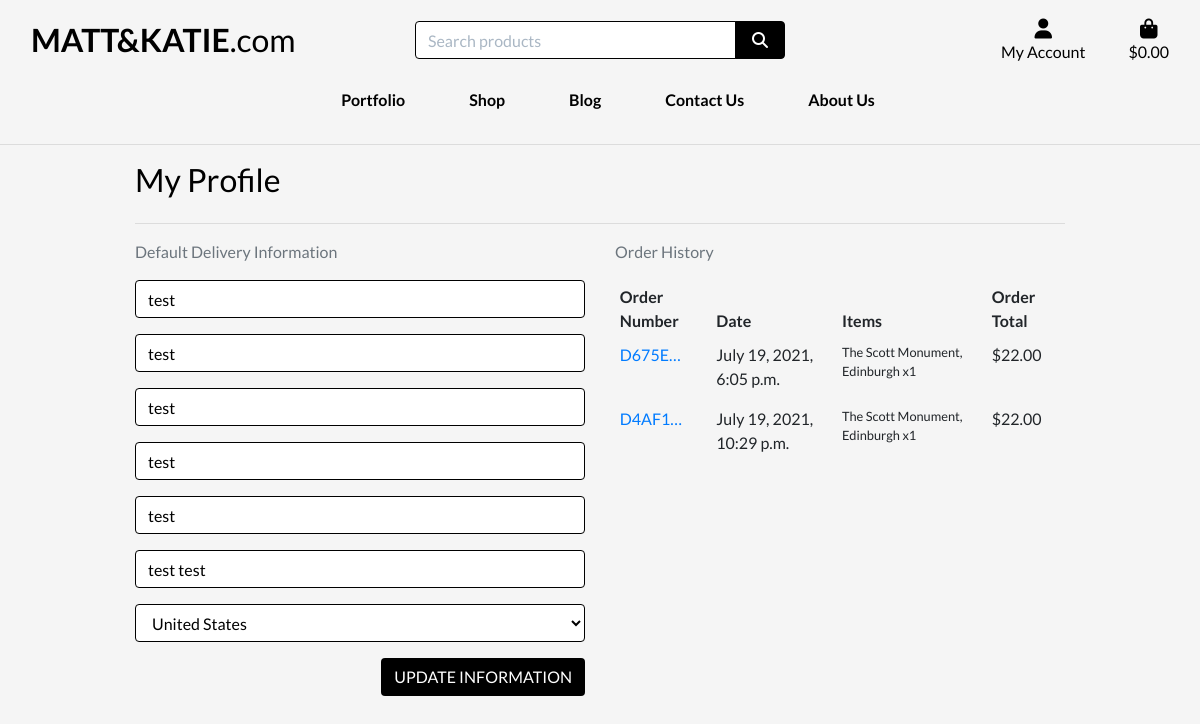
The app's page /profiles/ (signed in), older data.
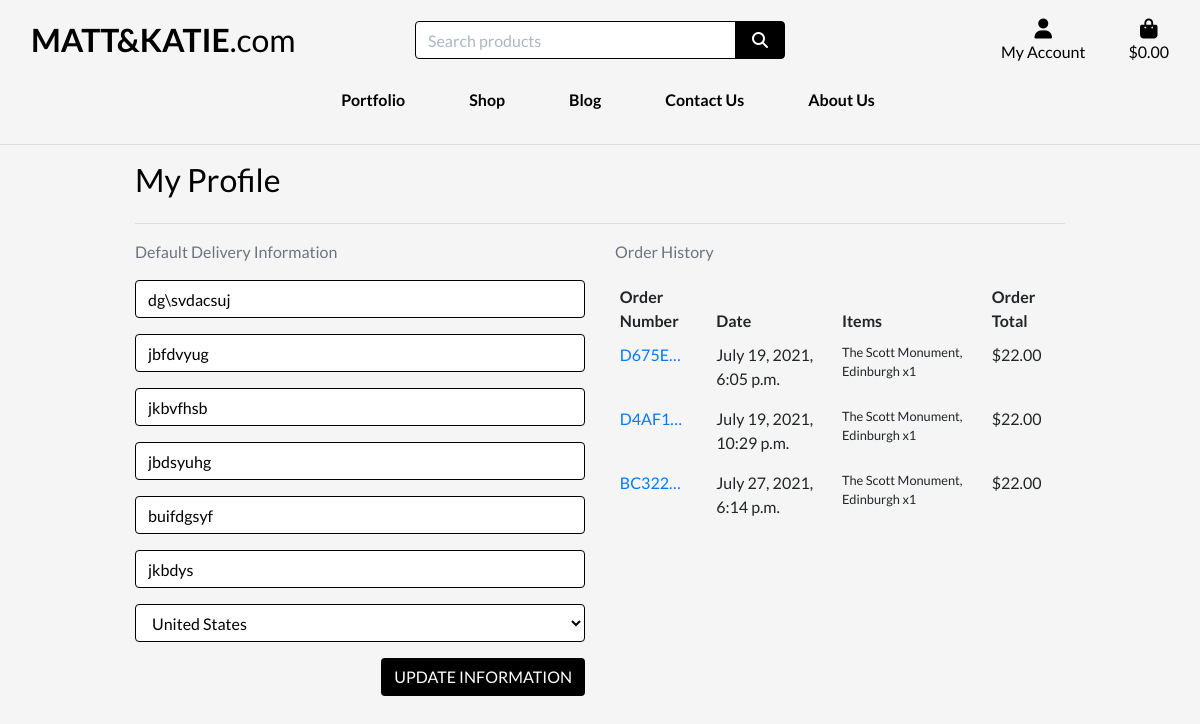
The same page, newer data.
### profiles/models.py (models this page shows, shortened)
class UserProfile(models.Model):
    user = models.OneToOneField(User, on_delete=models.CASCADE)
    default_phone_number = models.CharField(max_length=20, null=True, blank=True)
    default_street_address1 = models.CharField(max_length=80, null=True, blank=True)
    default_street_address2 = models.CharField(max_length=80, null=True, blank=True)
    default_town_or_city = models.CharField(max_length=40, null=True, blank=True)
    default_county = models.CharField(max_length=80, null=True, blank=True)
    default_postcode = models.CharField(max_length=20, null=True, blank=True)
    default_country = CountryField(blank_label='Country', null=True, blank=True)

### checkout/models.py (models this page shows, shortened)
class Order(models.Model):
    order_number = models.CharField(max_length=32, null=False, editable=False)
    user_profile = models.ForeignKey(UserProfile, on_delete=models.SET_NULL,
                                     null=True, blank=True,
                                     related_name='orders')
    full_name = models.CharField(max_length=50, null=False, blank=False)
    email = models.EmailField(max_length=254, null=False, blank=False)
    phone_number = models.CharField(max_length=20, null=False, blank=False)
    country = CountryField(blank_label='Country *', null=False, blank=False)
    postcode = models.CharField(max_length=20, null=True, blank=True)
    town_or_city = models.CharField(max_length=40, null=False, blank=False)
    street_address1 = models.CharField(max_length=80, null=False, blank=False)
    street_address2 = models.CharField(max_length=80, null=True, blank=True)
    county = models.CharField(max_length=80, null=True, blank=True)
    date = models.DateTimeField(auto_now_add=True)
    delivery_cost = models.DecimalField(max_digits=6, decimal_places=2,
                                        null=False, default=0)
    order_total = models.DecimalField(max_digits=10, decimal_places=2,
                                      null=False, default=0)
    grand_total = models.DecimalField(max_digits=10, decimal_places=2,
                                      null=False, default=0)
    original_bag = models.TextField(null=False, blank=False, default='')
    stripe_pid = models.CharField(max_length=254, null=False,
                                  blank=False, default='')

class OrderLineItem(models.Model):
    order = models.ForeignKey(Order, null=False, blank=False,
                              on_delete=models.CASCADE,
                              related_name='lineitems')
    product = models.ForeignKey(Product, null=False,
                                blank=False, on_delete=models.CASCADE)
    product_size = models.CharField(max_length=2, null=True, blank=True)
    quantity = models.IntegerField(null=False, blank=False, default=0)
    lineitem_total = models.DecimalField(max_digits=6, decimal_places=2,
                                         null=False, blank=False,
                                         editable=False)

### products/models.py (models this page shows, shortened)
class Product(models.Model):
    category = models.ForeignKey('Category', null=True, blank=True,
                                 on_delete=models.SET_NULL)
    sku = models.CharField(max_length=254, null=True, blank=True)
    name = models.CharField(max_length=254)
    description = models.TextField()
    print_sizes = models.BooleanField(default=False, null=True, blank=True)
    price = models.DecimalField(max_digits=6, decimal_places=2)
    rating = models.DecimalField(max_digits=6, decimal_places=2,
                                 null=True, blank=True)
    image_url = models.URLField(max_length=1024, null=True, blank=True)
    image = models.ImageField(null=True, blank=True)

### profiles/views.py (the view)
# urls.py: path('', views.profile, name='profile'),
@login_required
def profile(request):
    profile = get_object_or_404(UserProfile, user=request.user)
    if request.method == 'POST':
        form = UserProfileForm(request.POST, instance=profile)
        if form.is_valid():
            form.save()
            messages.success(request, 'Profile updated successfully')
        else:
            messages.error(request,
                           'Update failed. Please ensure the form is valid.'
                           )
    else:
        form = UserProfileForm(instance=profile)
    orders = profile.orders.all()
    template = 'profiles/profile.html'
    context = {
        'form': form,
        'orders': orders,
        'on_profile_page': True
    }
    return render(request, template, context)

### profiles/forms.py
class UserProfileForm(forms.ModelForm):
    class Meta:
        model = UserProfile
        exclude = ('user',)
    def __init__(self, *args, **kwargs):
        super().__init__(*args, **kwargs)
        placeholders = {
            'default_phone_number': 'Phone Number',
            'default_postcode': 'Postal Code',
            'default_town_or_city': 'Town or City',
            'default_street_address1': 'Street Address 1',
            'default_street_address2': 'Street Address 2',
            'default_county': 'County, State or Locality',
        }
        self.fields['default_phone_number'].widget.attrs['autofocus'] = True
        for field in self.fields:
            if field != 'default_country':
                if self.fields[field].required:
                    placeholder = f'{placeholders[field]} *'
                else:
                    placeholder = placeholders[field]
                self.fields[field].widget.attrs['placeholder'] = placeholder
            self.fields[field].widget.attrs['class'] = (
                                                        'border-black rounded-4 profile-form-input'
            )
            self.fields[field].label = False

### profiles/templates/profiles/profile.html (shortened to what this page needs)
{% extends "base.html" %}
{% load static %}
{% block extra_css %}
    <link rel="stylesheet" href="{% static 'profiles/css/profile.css' %}">
{% endblock %}
{% block content %}
<hr>
    <div class="container">
        <div class="row">
            <div class="col">
                <h2 class="mb-4">My Profile</h2>
                <hr>
            </div>
        </div>
        <div class="row">
            <div class="col-12 col-lg-6">
                <p class="text-muted">Default Delivery Information</p>
                <form class="mt-3" action="{% url 'profile' %}" method="POST" id="profile-update-form">
                    {{ form|crispy }}
                    <button class="btn btn-black rounded-4 text-uppercase float-right">Update Information</button>
                </form>
            </div>
            <div class="col-12 col-lg-6">
                <p class="text-muted">Order History</p>
                <div class="order-history table-responsive">
                    <table class="table table-sm table-borderless">
                        <thead>
                            <tr>
                                <th>Order Number</th>
                                <th>Date</th>
                                <th>Items</th>
                                <th>Order Total</th>
                            </tr>
                        </thead>
                        <tbody>
                            {% for order in orders %}
                                <tr>
                                    <td>
                                        <a href="{% url 'order_history' order.order_number %}"
                                        title="{{ order.order_number }}">
                                            {{ order.order_number|truncatechars:6 }}
                                        </a>
                                    </td>
                                    <td>{{ order.date }}</td>
                                    <td>
                                        <ul class="list-unstyled">
                                            {% for item in order.lineitems.all %}
                                                <li class="small">
                                                    {{ item.product.name }} x{{ item.quantity }}
                                                </li>
                                            {% endfor %}
                                        </ul>
                                    </td>
                                    <td>${{ order.grand_total }}</td>
                                </tr>
                            {% endfor %}
                        </tbody>
                    </table>
                </div>
            </div>
        </div>
    </div>
{% endblock %}

Row changes from the older to the newer data that the page shows:
changed UserProfile "United States": default_phone_number "test" → "dg\\svdacsuj"; default_street_address1 "test" → "jbfdvyug"; default_street_address2 "test" → "jkbvfhsb"; default_town_or_city "test" → "jbdsyuhg"; default_county "test" → "buifdgsyf"; default_postcode "test test" → "jkbdys"
added Order: order_number "BC322…", date "July 27, 2021, 6:14 p.m.", grand_total "22.00"
added OrderLineItem: product.name "The Scott Monument, Edinburgh", quantity "1", shown under "BC322…"
